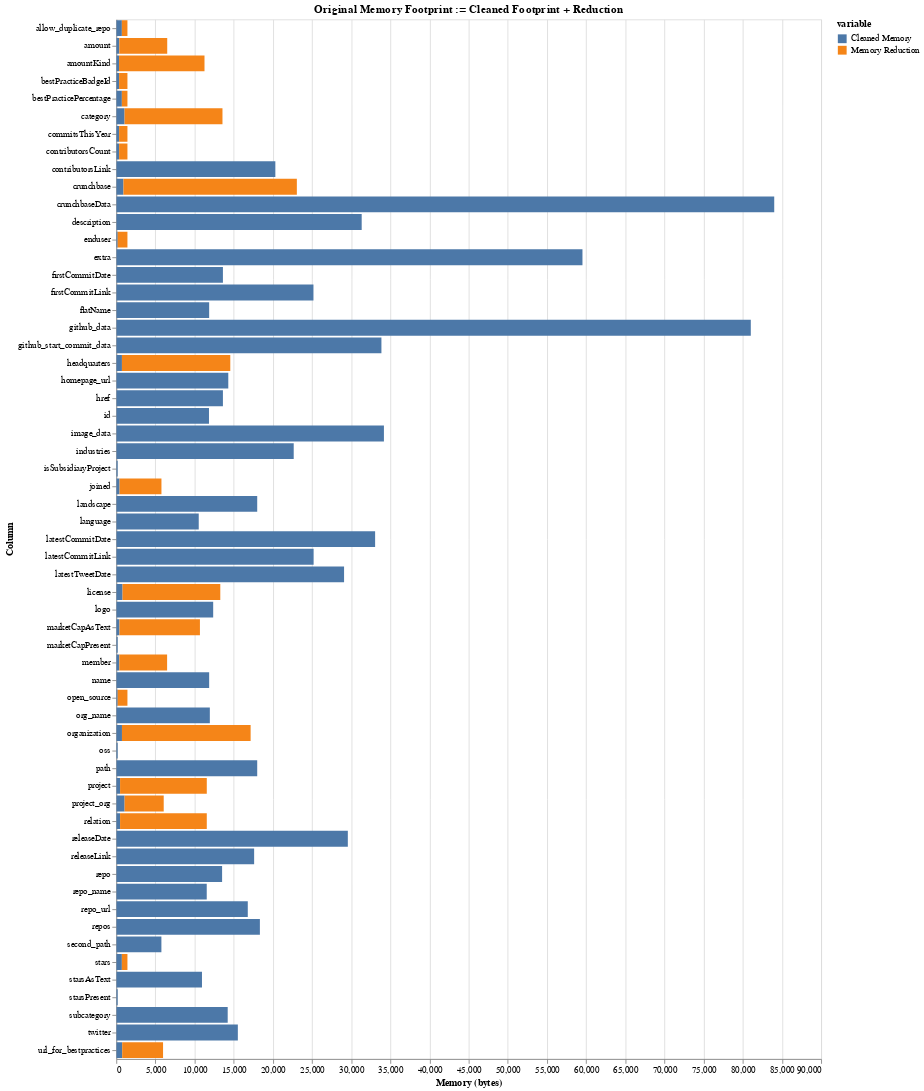

The code cell stored with this chart in its notebook:
### Code cell
compare_dataframes(df_projects_precleaned, df_projects)

### Figure 1 — Vega-Lite specification as saved in the notebook (floating-point values rounded to 4 significant figures)
{"config": {"view": {"continuousWidth": 300, "continuousHeight": 300}}, "data": {"name": "data-b858c7032be7475bd9797d25693c8b51"}, "mark": {"type": "bar"}, "encoding": {"color": {"field": "variable", "type": "nominal"}, "order": {"field": "variable", "sort": "ascending", "type": "nominal"}, "tooltip": [{"field": "index", "type": "nominal"}, {"field": "variable", "type": "nominal"}, {"field": "value", "type": "quantitative"}], "x": {"field": "value", "title": "Memory (bytes)", "type": "quantitative"}, "y": {"field": "index", "title": "Column", "type": "nominal"}}, "height": 1180, "params": [{"name": "param_3", "select": {"type": "interval", "encodings": ["x", "y"]}, "bind": "scales"}], "title": "Original Memory Footprint := Cleaned Footprint + Reduction", "width": 800, "$schema": "https://vega.github.io/schema/vega-lite/v5.15.1.json", "datasets": {"data-b858c7032be7475bd9797d25693c8b51": [{"index": "allow_duplicate_repo", "variable": "Cleaned Memory", "value": 712.0}, {"index": "amount", "variable": "Cleaned Memory", "value": 382.0}, {"index": "amountKind", "variable": "Cleaned Memory", "value": 350.0}, {"index": "bestPracticeBadgeId", "variable": "Cleaned Memory", "value": 356.0}, {"index": "bestPracticePercentage", "variable": "Cleaned Memory", "value": 712.0}, {"index": "category", "variable": "Cleaned Memory", "value": 1057.0}, {"index": "commitsThisYear", "variable": "Cleaned Memory", "value": 356.0}, {"index": "contributorsCount", "variable": "Cleaned Memory", "value": 356.0}, {"index": "contributorsLink", "variable": "Cleaned Memory", "value": 20310.0}, {"index": "crunchbase", "variable": "Cleaned Memory", "value": 917.0}, {"index": "crunchbaseData", "variable": "Cleaned Memory", "value": 84020.0}, {"index": "description", "variable": "Cleaned Memory", "value": 31340.0}, {"index": "enduser", "variable": "Cleaned Memory", "value": 178.0}, {"index": "extra", "variable": "Cleaned Memory", "value": 59530.0}, {"index": "firstCommitDate", "variable": "Cleaned Memory", "value": 13620.0}, {"index": "firstCommitLink", "variable": "Cleaned Memory", "value": 25180.0}, {"index": "flatName", "variable": "Cleaned Memory", "value": 11860.0}, {"index": "github_data", "variable": "Cleaned Memory", "value": 81020.0}, {"index": "github_start_commit_data", "variable": "Cleaned Memory", "value": 33860.0}, {"index": "headquarters", "variable": "Cleaned Memory", "value": 720.0}, {"index": "homepage_url", "variable": "Cleaned Memory", "value": 14300.0}, {"index": "href", "variable": "Cleaned Memory", "value": 13620.0}, {"index": "id", "variable": "Cleaned Memory", "value": 11840.0}, {"index": "image_data", "variable": "Cleaned Memory", "value": 34180.0}, {"index": "industries", "variable": "Cleaned Memory", "value": 22660.0}, {"index": "isSubsidiaryProject", "variable": "Cleaned Memory", "value": 178.0}, {"index": "joined", "variable": "Cleaned Memory", "value": 420.0}, {"index": "landscape", "variable": "Cleaned Memory", "value": 18000.0}, {"index": "language", "variable": "Cleaned Memory", "value": 10530.0}, {"index": "latestCommitDate", "variable": "Cleaned Memory", "value": 33050.0}, {"index": "latestCommitLink", "variable": "Cleaned Memory", "value": 25200.0}, {"index": "latestTweetDate", "variable": "Cleaned Memory", "value": 29090.0}, {"index": "license", "variable": "Cleaned Memory", "value": 800.0}, {"index": "logo", "variable": "Cleaned Memory", "value": 12370.0}, {"index": "marketCapAsText", "variable": "Cleaned Memory", "value": 406.0}, {"index": "marketCapPresent", "variable": "Cleaned Memory", "value": 178.0}, {"index": "member", "variable": "Cleaned Memory", "value": 385.0}, {"index": "name", "variable": "Cleaned Memory", "value": 11860.0}, {"index": "open_source", "variable": "Cleaned Memory", "value": 178.0}, {"index": "org_name", "variable": "Cleaned Memory", "value": 11940.0}, {"index": "organization", "variable": "Cleaned Memory", "value": 724.0}, {"index": "oss", "variable": "Cleaned Memory", "value": 178.0}, {"index": "path", "variable": "Cleaned Memory", "value": 18000.0}, {"index": "project", "variable": "Cleaned Memory", "value": 483.0}, {"index": "project_org", "variable": "Cleaned Memory", "value": 1062.0}, {"index": "relation", "variable": "Cleaned Memory", "value": 483.0}, {"index": "releaseDate", "variable": "Cleaned Memory", "value": 29570.0}, {"index": "releaseLink", "variable": "Cleaned Memory", "value": 17600.0}, {"index": "repo", "variable": "Cleaned Memory", "value": 13510.0}, {"index": "repo_name", "variable": "Cleaned Memory", "value": 11550.0}, {"index": "repo_url", "variable": "Cleaned Memory", "value": 16790.0}, {"index": "repos", "variable": "Cleaned Memory", "value": 18340.0}, {"index": "second_path", "variable": "Cleaned Memory", "value": 5760.0}, {"index": "stars", "variable": "Cleaned Memory", "value": 712.0}, {"index": "starsAsText", "variable": "Cleaned Memory", "value": 10940.0}, {"index": "starsPresent", "variable": "Cleaned Memory", "value": 178.0}, {"index": "subcategory", "variable": "Cleaned Memory", "value": 14230.0}, {"index": "twitter", "variable": "Cleaned Memory", "value": 15520.0}, {"index": "url_for_bestpractices", "variable": "Cleaned Memory", "value": 754.0}, {"index": "allow_duplicate_repo", "variable": "Memory Reduction", "value": 712.0}, {"index": "amount", "variable": "Memory Reduction", "value": 6122.0}, {"index": "amountKind", "variable": "Memory Reduction", "value": 10910.0}, {"index": "bestPracticeBadgeId", "variable": "Memory Reduction", "value": 1068.0}, {"index": "bestPracticePercentage", "variable": "Memory Reduction", "value": 712.0}, {"index": "category", "variable": "Memory Reduction", "value": 12500.0}, {"index": "commitsThisYear", "variable": "Memory Reduction", "value": 1068.0}, {"index": "contributorsCount", "variable": "Memory Reduction", "value": 1068.0}, {"index": "contributorsLink", "variable": "Memory Reduction", "value": 0.0}, {"index": "crunchbase", "variable": "Memory Reduction", "value": 22140.0}, {"index": "crunchbaseData", "variable": "Memory Reduction", "value": 0.0}, {"index": "description", "variable": "Memory Reduction", "value": 0.0}, {"index": "enduser", "variable": "Memory Reduction", "value": 1246.0}, {"index": "extra", "variable": "Memory Reduction", "value": 0.0}, {"index": "firstCommitDate", "variable": "Memory Reduction", "value": 0.0}, {"index": "firstCommitLink", "variable": "Memory Reduction", "value": 0.0}, {"index": "flatName", "variable": "Memory Reduction", "value": 0.0}, {"index": "github_data", "variable": "Memory Reduction", "value": 0.0}, {"index": "github_start_commit_data", "variable": "Memory Reduction", "value": 0.0}, {"index": "headquarters", "variable": "Memory Reduction", "value": 13840.0}, {"index": "homepage_url", "variable": "Memory Reduction", "value": 0.0}, {"index": "href", "variable": "Memory Reduction", "value": 0.0}, {"index": "id", "variable": "Memory Reduction", "value": 0.0}, {"index": "image_data", "variable": "Memory Reduction", "value": 0.0}, {"index": "industries", "variable": "Memory Reduction", "value": 0.0}, {"index": "isSubsidiaryProject", "variable": "Memory Reduction", "value": 0.0}, {"index": "joined", "variable": "Memory Reduction", "value": 5346.0}, {"index": "landscape", "variable": "Memory Reduction", "value": 0.0}, {"index": "language", "variable": "Memory Reduction", "value": 0.0}, {"index": "latestCommitDate", "variable": "Memory Reduction", "value": 0.0}, {"index": "latestCommitLink", "variable": "Memory Reduction", "value": 0.0}, {"index": "latestTweetDate", "variable": "Memory Reduction", "value": 0.0}, {"index": "license", "variable": "Memory Reduction", "value": 12480.0}, {"index": "logo", "variable": "Memory Reduction", "value": 0.0}, {"index": "marketCapAsText", "variable": "Memory Reduction", "value": 10270.0}, {"index": "marketCapPresent", "variable": "Memory Reduction", "value": 0.0}, {"index": "member", "variable": "Memory Reduction", "value": 6104.0}, {"index": "name", "variable": "Memory Reduction", "value": 0.0}, {"index": "open_source", "variable": "Memory Reduction", "value": 1246.0}, {"index": "org_name", "variable": "Memory Reduction", "value": null}, {"index": "organization", "variable": "Memory Reduction", "value": 16430.0}, {"index": "oss", "variable": "Memory Reduction", "value": 0.0}, {"index": "path", "variable": "Memory Reduction", "value": 0.0}, {"index": "project", "variable": "Memory Reduction", "value": 11070.0}, {"index": "project_org", "variable": "Memory Reduction", "value": 4994.0}, {"index": "relation", "variable": "Memory Reduction", "value": 11070.0}, {"index": "releaseDate", "variable": "Memory Reduction", "value": 0.0}, {"index": "releaseLink", "variable": "Memory Reduction", "value": 0.0}, {"index": "repo", "variable": "Memory Reduction", "value": null}, {"index": "repo_name", "variable": "Memory Reduction", "value": null}, {"index": "repo_url", "variable": "Memory Reduction", "value": 0.0}, {"index": "repos", "variable": "Memory Reduction", "value": 0.0}, {"index": "second_path", "variable": "Memory Reduction", "value": 0.0}, {"index": "stars", "variable": "Memory Reduction", "value": 712.0}, {"index": "starsAsText", "variable": "Memory Reduction", "value": 0.0}, {"index": "starsPresent", "variable": "Memory Reduction", "value": 0.0}, {"index": "subcategory", "variable": "Memory Reduction", "value": null}, {"index": "twitter", "variable": "Memory Reduction", "value": 0.0}, {"index": "url_for_bestpractices", "variable": "Memory Reduction", "value": 5218.0}]}}
